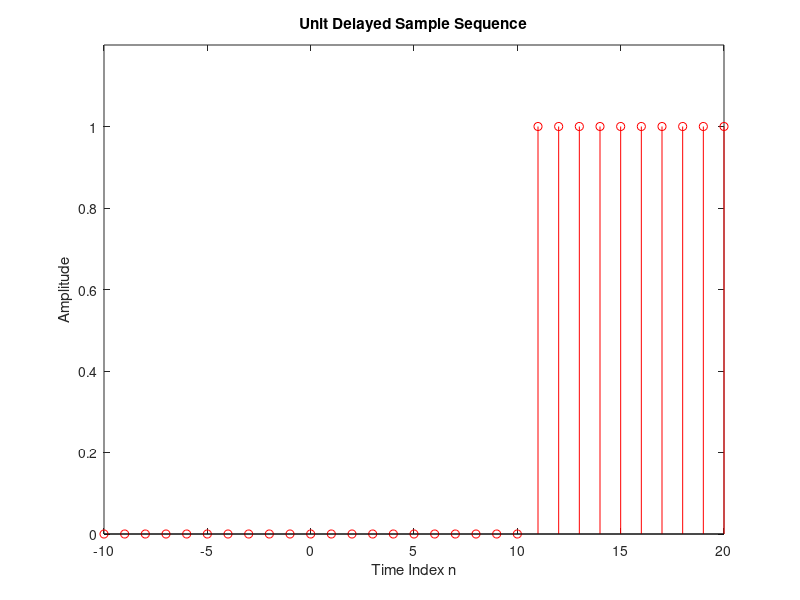

Recreate this plot in MATLAB.
%Run A Program to Gnerate the Delayed Unit Step Sequence s(n) with a 
%delay of 11 sample and display it.
%Generation of a Unit Sample Sequence
clf;
%Generate a vector from -10 t0 20
n=-10:20;
%Generation of a Unit Sample Sequence
u=[zeros(1,21) ones(1,10)];
%Plot The Unit Sample Sequence
stem(n,u,'r');
xlabel('Time Index n');
ylabel('Amplitude');
title('Unit Delayed Sample Sequence')
axis([-10 20 0 1.2]);